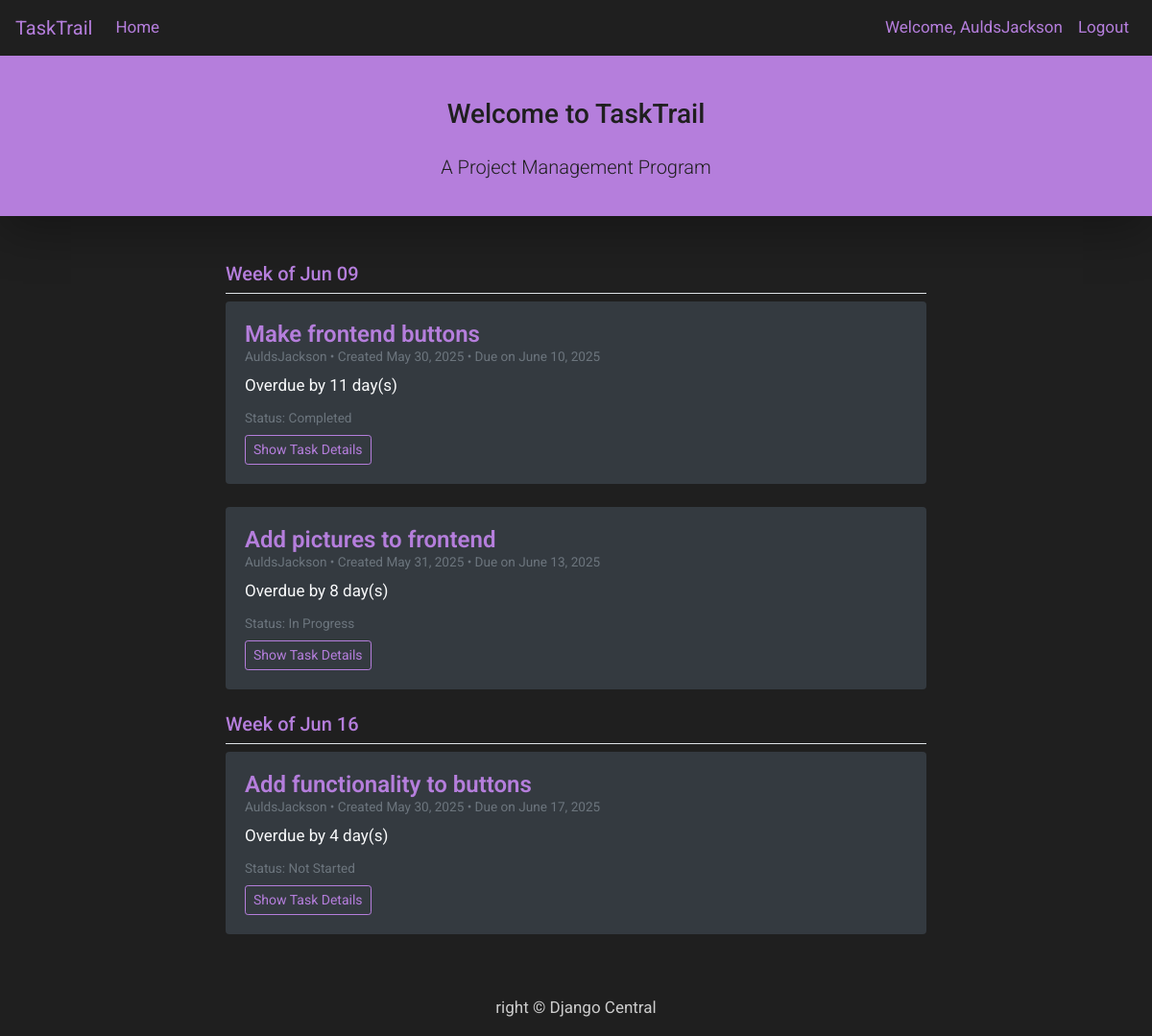
The app's page / (signed in) with its own data.
### TrailApp/models.py (models this page shows, shortened)
class Task(models.Model):
    title = models.CharField(max_length=200, unique=True)
    slug = models.SlugField(max_length=200, unique=True)
    author = models.ForeignKey(User, on_delete= models.CASCADE,related_name='task_posts')
    updated_on = models.DateTimeField(auto_now= True)
    content = models.TextField()
    created_on = models.DateTimeField(auto_now_add=True)
    status = models.IntegerField(choices=STATUS, default=0)
    due = models.DateField()
    taskstatus = models.IntegerField(choices=TASKSTATUS, default=0)
    class Meta:
        ordering = ['-created_on']

### TrailApp/views.py (the view)
# urls.py: path('', cache_page(300)(views.TaskList.as_view()), name='home'),
class TaskList(generic.ListView):
    model = Task
    template_name = 'index.html'
    context_object_name = 'task_list'
    def get_queryset(self):
        return Task.objects.all().order_by('due')
    def get_context_data(self, **kwargs):
        context = super().get_context_data(**kwargs)
        task_list = self.get_queryset()
        grouped_tasks = defaultdict(list)
        today = date.today()
        for task in task_list:
            if not task.due:
                group_label = "No Due Date"
                task.due_in = "No due date"
            else:
                start_of_week = task.due - timedelta(days=task.due.weekday())
                group_label = start_of_week.strftime("Week of %b %d")
                delta = task.due - today
                if delta.days < 0:
                    task.due_in = f"Overdue by {-delta.days} day(s)"
                elif delta.days == 0:
                    task.due_in = "Due today"
                else:
                    task.due_in = f"Due in {delta.days} day(s)"
            grouped_tasks[group_label].append(task)
        logger.info("Accessed Home Page at " + str(datetime.datetime.now()) + " hours!")
        context['grouped_tasks'] = dict(grouped_tasks)
        return context

### templates/index.html
{% extends "base.html" %}
{% block content %}
<header class="masthead">
    <div class="container">
        <div class="row">
            <div class="col-md-8 col-lg-10 mx-auto text-center">
                <div class="site-heading">
                    <h3 class="my-4">Welcome to TaskTrail</h3>
                    <p class="lead">A Project Management Program</p>
                </div>
            </div>
        </div>
    </div>
</header>
<div class="container py-4">
    <div class="row">
        <div class="col-md-10 col-lg-8 mx-auto">
            {% for week, tasks in grouped_tasks.items %}
                <h5 class="text-lavender border-bottom pb-2 mt-4">{{ week }}</h5>
                {% for task in tasks %}
                <div class="card mb-4 shadow-sm rounded border-0 bg-dark text-light">
                    <div class="card-body">
                        <h4 class="card-title mb-1 text-lavender">{{ task.title }}</h4>
                        <p class="card-subtitle mb-2 text-muted small">
                            {{ task.author }} • Created {{ task.created_on|date:"M d, Y" }} • Due on {{ task.due }}
                        </p>
                        <p class="card-text">
                            {{ task.due_in }}
                        </p>
                        <p class="card-subtitle mb-2 text-muted small">
                            Status: {{ task.get_taskstatus_display }}
                        </p>
                        <a href="{% url 'task_detail' task.slug %}" class="btn btn-outline-light btn-sm">Show Task Details</a>
                    </div>
                </div>
                {% endfor %}
            {% empty %}
                <p class="text-center text-muted">No tasks to display.</p>
            {% endfor %}
        </div>
    </div>
</div>
{% endblock %}

### templates/base.html (shortened to what this page needs)
<!DOCTYPE html>
<html>
    <head>
        <link rel="stylesheet" href="https://maxcdn.bootstrapcdn.com/bootstrap/4.0.0/css/bootstrap.min.css"
 />
    </head>
    <body>
        <nav class="navbar navbar-expand-lg navbar-light custom-dark">
            <a class="navbar-brand" href="/">TaskTrail</a>
            <div class="collapse navbar-collapse" id="navbarText">
                <ul class="navbar-nav mr-auto">
                    <li class="nav-item">
                        <a class="nav-link" href="/">Home</a>
                    </li>
                </ul>
                <ul class="navbar-nav ml-auto">
                    {% if user.is_authenticated %}
                        <li class="nav-item">
                            <a class="nav-link" href="#">Welcome, {{ user.username }}</a>
                        </li>
                        <li class="nav-item">
                            <a class="nav-link" href="/logout">Logout</a>
                        </li>
                    {% else %}
                        <li class="nav-item">
                            <a class="nav-link" href="/login">Login</a>
                        </li>
                    {% endif %}
                </ul>
            </div>
        </nav>
        {% block content %}{% endblock content %}
        <footer class="py-3 bg-grey">
            <p class="m-0 text-light-gray text-center ">right &copy; Django Central</p>
        </footer>
    </body>
</html>

### templates/base.html (style rules this page uses)
body { font-family: "Roboto", sans-serif; font-size: 17px; background-color: #1f1f1f; }
.masthead { background: #3398E1; height: auto; padding-bottom: 15px; box-shadow: 0 16px 48px rgb(39, 77, 114); padding-top: 10px; }
.custom-dark { background-color: #1f1f1f !important; }
.custom-dark .navbar-brand, .custom-dark .nav-link { color: #b57edc !important; }
.text-light-gray { color: #cccccc; }
.masthead { background-color: #b57edc; padding-top: 20px; padding-bottom: 20px; box-shadow: 0 16px 48px rgba(0, 0, 0, 0.3); }
.masthead h3, .masthead p { color: #1f1f1f !important; }
.text-lavender { color: #b57edc; }
.card.bg-dark { background-color: #2a2a2a; }
.card-title { font-weight: 600; }
.btn-outline-light { border-color: #b57edc; color: #b57edc; }

### records on screen
Task: week "Week of Jun 09", title "Make frontend buttons", author "AuldsJackson", created_on "May 30, 2025", due "June 10, 2025", due_in "Overdue by 11 day(s)", taskstatus "Completed"
Task: title "Add pictures to frontend", author "AuldsJackson", created_on "May 31, 2025", due "June 13, 2025", due_in "Overdue by 8 day(s)", taskstatus "In Progress"
Task: week "Week of Jun 16", title "Add functionality to buttons", author "AuldsJackson", created_on "May 30, 2025", due "June 17, 2025", due_in "Overdue by 4 day(s)", taskstatus "Not Started"

### other values on screen
{{ user.username }} "AuldsJackson"
